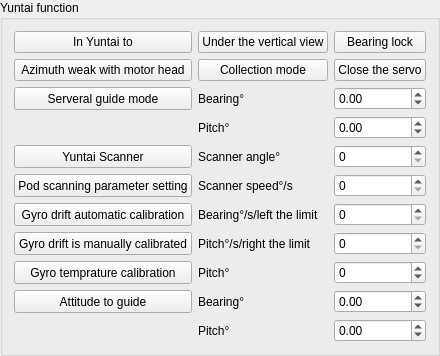
       <widget class="QGroupBox" name="groupBox_54_GimbalFunction">
        <property name="sizePolicy">
         <sizepolicy hsizetype="Minimum" vsizetype="Minimum">
          <horstretch>0</horstretch>
          <verstretch>0</verstretch>
         </sizepolicy>
        </property>
        <property name="minimumSize">
         <size>
          <width>2</width>
          <height>2</height>
         </size>
        </property>
        <property name="title">
         <string>Yuntai function</string>
        </property>
        <layout class="QGridLayout" name="gridLayout_7">
         <item row="6" column="1">
          <widget class="QLabel" name="label_54_GimbalScanParameterAngle">
           <property name="sizePolicy">
            <sizepolicy hsizetype="Ignored" vsizetype="Minimum">
             <horstretch>0</horstretch>
             <verstretch>0</verstretch>
            </sizepolicy>
           </property>
           <property name="minimumSize">
            <size>
             <width>2</width>
             <height>2</height>
            </size>
           </property>
           <property name="text">
            <string>Scanner angle°</string>
           </property>
          </widget>
         </item>
         <item row="16" column="1">
          <widget class="QLabel" name="label_54_AttitudeGuideFollow_Yaw">
           <property name="sizePolicy">
            <sizepolicy hsizetype="Ignored" vsizetype="Minimum">
             <horstretch>0</horstretch>
             <verstretch>0</verstretch>
            </sizepolicy>
           </property>
           <property name="minimumSize">
            <size>
             <width>2</width>
             <height>2</height>
            </size>
           </property>
           <property name="text">
            <string>Bearing°</string>
           </property>
          </widget>
         </item>
         <item row="0" column="0">
          <widget class="QPushButton" name="pushButton_54_GimbalCenter">
           <property name="sizePolicy">
            <sizepolicy hsizetype="Minimum" vsizetype="Minimum">
             <horstretch>0</horstretch>
             <verstretch>0</verstretch>
            </sizepolicy>
           </property>
           <property name="minimumSize">
            <size>
             <width>2</width>
             <height>2</height>
            </size>
           </property>
           <property name="text">
            <string>In Yuntai to</string>
           </property>
          </widget>
         </item>
         <item row="0" column="1">
          <widget class="QPushButton" name="pushButton_54_GimbalLookDownVertical">
           <property name="sizePolicy">
            <sizepolicy hsizetype="Minimum" vsizetype="Minimum">
             <horstretch>0</horstretch>
             <verstretch>0</verstretch>
            </sizepolicy>
           </property>
           <property name="minimumSize">
            <size>
             <width>2</width>
             <height>2</height>
            </size>
           </property>
           <property name="text">
            <string>Under the vertical view</string>
           </property>
          </widget>
         </item>
         <item row="10" column="2">
          <widget class="QSpinBox" name="spinBox_54_GimbalGyroscopeExcursionManualCalibrate_Yaw_Left">
           <property name="sizePolicy">
            <sizepolicy hsizetype="Ignored" vsizetype="Minimum">
             <horstretch>0</horstretch>
             <verstretch>0</verstretch>
            </sizepolicy>
           </property>
           <property name="minimumSize">
            <size>
             <width>2</width>
             <height>2</height>
            </size>
           </property>
           <property name="toolTip">
            <string>方位°/s/左限 0~360</string>
           </property>
           <property name="maximum">
            <number>360</number>
           </property>
          </widget>
         </item>
         <item row="12" column="0">
          <widget class="QPushButton" name="pushButton_54_GimbalGyroscopeExcursionManualCalibrate">
           <property name="sizePolicy">
            <sizepolicy hsizetype="Minimum" vsizetype="Minimum">
             <horstretch>0</horstretch>
             <verstretch>0</verstretch>
            </sizepolicy>
           </property>
           <property name="minimumSize">
            <size>
             <width>2</width>
             <height>2</height>
            </size>
           </property>
           <property name="text">
            <string>Gyro drift is manually calibrated</string>
           </property>
          </widget>
         </item>
         <item row="6" column="0">
          <widget class="QPushButton" name="pushButton_54_GimbalRunScan">
           <property name="sizePolicy">
            <sizepolicy hsizetype="Minimum" vsizetype="Minimum">
             <horstretch>0</horstretch>
             <verstretch>0</verstretch>
            </sizepolicy>
           </property>
           <property name="minimumSize">
            <size>
             <width>2</width>
             <height>2</height>
            </size>
           </property>
           <property name="text">
            <string>Yuntai Scanner</string>
           </property>
          </widget>
         </item>
         <item row="8" column="2">
          <widget class="QSpinBox" name="spinBox_54_GimbalScanParameterSpeed">
           <property name="sizePolicy">
            <sizepolicy hsizetype="Ignored" vsizetype="Minimum">
             <horstretch>0</horstretch>
             <verstretch>0</verstretch>
            </sizepolicy>
           </property>
           <property name="minimumSize">
            <size>
             <width>2</width>
             <height>2</height>
            </size>
           </property>
           <property name="toolTip">
            <string>扫描速度°/s 0~100</string>
           </property>
           <property name="maximum">
            <number>360</number>
           </property>
          </widget>
         </item>
         <item row="2" column="0">
          <widget class="QPushButton" name="pushButton_54_NumberFollow">
           <property name="sizePolicy">
            <sizepolicy hsizetype="Minimum" vsizetype="Minimum">
             <horstretch>0</horstretch>
             <verstretch>0</verstretch>
            </sizepolicy>
           </property>
           <property name="minimumSize">
            <size>
             <width>2</width>
             <height>2</height>
            </size>
           </property>
           <property name="text">
            <string>Serveral guide mode</string>
           </property>
          </widget>
         </item>
         <item row="12" column="1">
          <widget class="QLabel" name="label_54_GimbalGyroscopeExcursionManualCalibrate_Pitch_Right">
           <property name="sizePolicy">
            <sizepolicy hsizetype="Ignored" vsizetype="Minimum">
             <horstretch>0</horstretch>
             <verstretch>0</verstretch>
            </sizepolicy>
           </property>
           <property name="minimumSize">
            <size>
             <width>2</width>
             <height>2</height>
            </size>
           </property>
           <property name="text">
            <string>Pitch°/s/right the limit</string>
           </property>
          </widget>
         </item>
         <item row="1" column="1">
          <widget class="QPushButton" name="pushButton_54_CollectMode">
           <property name="sizePolicy">
            <sizepolicy hsizetype="Minimum" vsizetype="Minimum">
             <horstretch>0</horstretch>
             <verstretch>0</verstretch>
            </sizepolicy>
           </property>
           <property name="minimumSize">
            <size>
             <width>2</width>
             <height>2</height>
            </size>
           </property>
           <property name="text">
            <string>Collection mode</string>
           </property>
          </widget>
         </item>
         <item row="8" column="1">
          <widget class="QLabel" name="label_54_GimbalScanParameterSpeed">
           <property name="sizePolicy">
            <sizepolicy hsizetype="Ignored" vsizetype="Minimum">
             <horstretch>0</horstretch>
             <verstretch>0</verstretch>
            </sizepolicy>
           </property>
           <property name="minimumSize">
            <size>
             <width>2</width>
             <height>2</height>
            </size>
           </property>
           <property name="text">
            <string>Scanner speed°/s</string>
           </property>
          </widget>
         </item>
         <item row="14" column="0">
          <widget class="QPushButton" name="pushButton_54_GimbalGyroscopeExcursionTemperatureCalibrate">
           <property name="sizePolicy">
            <sizepolicy hsizetype="Minimum" vsizetype="Minimum">
             <horstretch>0</horstretch>
             <verstretch>0</verstretch>
            </sizepolicy>
           </property>
           <property name="minimumSize">
            <size>
             <width>2</width>
             <height>2</height>
            </size>
           </property>
           <property name="text">
            <string>Gyro temprature calibration</string>
           </property>
          </widget>
         </item>
         <item row="16" column="0">
          <widget class="QPushButton" name="pushButton_54_AttitudeGuideFollow">
           <property name="sizePolicy">
            <sizepolicy hsizetype="Minimum" vsizetype="Minimum">
             <horstretch>0</horstretch>
             <verstretch>0</verstretch>
            </sizepolicy>
           </property>
           <property name="minimumSize">
            <size>
             <width>2</width>
             <height>2</height>
            </size>
           </property>
           <property name="text">
            <string>Attitude to guide</string>
           </property>
          </widget>
         </item>
         <item row="8" column="0">
          <widget class="QPushButton" name="pushButton_54_GimbalScanParameterSet">
           <property name="sizePolicy">
            <sizepolicy hsizetype="Minimum" vsizetype="Minimum">
             <horstretch>0</horstretch>
             <verstretch>0</verstretch>
            </sizepolicy>
           </property>
           <property name="minimumSize">
            <size>
             <width>2</width>
             <height>2</height>
            </size>
           </property>
           <property name="text">
            <string>Pod scanning parameter setting</string>
           </property>
          </widget>
         </item>
         <item row="14" column="1">
          <widget class="QLabel" name="label_54_GimbalGyroscopeExcursionManualCalibrate_Pitch">
           <property name="sizePolicy">
            <sizepolicy hsizetype="Ignored" vsizetype="Minimum">
             <horstretch>0</horstretch>
             <verstretch>0</verstretch>
            </sizepolicy>
           </property>
           <property name="minimumSize">
            <size>
             <width>2</width>
             <height>2</height>
            </size>
           </property>
           <property name="text">
            <string>Pitch°</string>
           </property>
          </widget>
         </item>
         <item row="12" column="2">
          <widget class="QSpinBox" name="spinBox_54_GimbalGyroscopeExcursionManualCalibrate_Pitch_Right">
           <property name="sizePolicy">
            <sizepolicy hsizetype="Ignored" vsizetype="Minimum">
             <horstretch>0</horstretch>
             <verstretch>0</verstretch>
            </sizepolicy>
           </property>
           <property name="minimumSize">
            <size>
             <width>2</width>
             <height>2</height>
            </size>
           </property>
           <property name="toolTip">
            <string>俯仰°/s/右限 0~100</string>
           </property>
           <property name="maximum">
            <number>100</number>
           </property>
          </widget>
         </item>
         <item row="10" column="0">
          <widget class="QPushButton" name="pushButton_54_GimbalGyroscopeExcursionAutoCalibrate">
           <property name="sizePolicy">
            <sizepolicy hsizetype="Minimum" vsizetype="Minimum">
             <horstretch>0</horstretch>
             <verstretch>0</verstretch>
            </sizepolicy>
           </property>
           <property name="minimumSize">
            <size>
             <width>2</width>
             <height>2</height>
            </size>
           </property>
           <property name="text">
            <string>Gyro drift automatic calibration</string>
           </property>
          </widget>
         </item>
         <item row="1" column="2">
          <widget class="QPushButton" name="pushButton_54_GimbalMoterClose">
           <property name="sizePolicy">
            <sizepolicy hsizetype="Minimum" vsizetype="Minimum">
             <horstretch>0</horstretch>
             <verstretch>0</verstretch>
            </sizepolicy>
           </property>
           <property name="minimumSize">
            <size>
             <width>2</width>
             <height>2</height>
            </size>
           </property>
           <property name="text">
            <string>Close the servo</string>
           </property>
          </widget>
         </item>
         <item row="10" column="1">
          <widget class="QLabel" name="label_54_GimbalGyroscopeExcursionManualCalibrate_Yaw_Left">
           <property name="sizePolicy">
            <sizepolicy hsizetype="Ignored" vsizetype="Minimum">
             <horstretch>0</horstretch>
             <verstretch>0</verstretch>
            </sizepolicy>
           </property>
           <property name="minimumSize">
            <size>
             <width>2</width>
             <height>2</height>
            </size>
           </property>
           <property name="text">
            <string>Bearing°/s/left the limit</string>
           </property>
          </widget>
         </item>
         <item row="4" column="1">
          <widget class="QLabel" name="label_54_NumberFollowPitch">
           <property name="sizePolicy">
            <sizepolicy hsizetype="Ignored" vsizetype="Minimum">
             <horstretch>0</horstretch>
             <verstretch>0</verstretch>
            </sizepolicy>
           </property>
           <property name="minimumSize">
            <size>
             <width>2</width>
             <height>2</height>
            </size>
           </property>
           <property name="text">
            <string>Pitch°</string>
           </property>
          </widget>
         </item>
         <item row="4" column="2">
          <widget class="QDoubleSpinBox" name="doubleSpinBox_54_NumberFollowPitch">
           <property name="sizePolicy">
            <sizepolicy hsizetype="Ignored" vsizetype="Minimum">
             <horstretch>0</horstretch>
             <verstretch>0</verstretch>
            </sizepolicy>
           </property>
           <property name="minimumSize">
            <size>
             <width>2</width>
             <height>2</height>
            </size>
           </property>
           <property name="toolTip">
            <string>俯仰° -120~90</string>
           </property>
           <property name="minimum">
            <double>-120.000000000000000</double>
           </property>
           <property name="maximum">
            <double>90.000000000000000</double>
           </property>
          </widget>
         </item>
         <item row="18" column="1">
          <widget class="QLabel" name="label_54_AttitudeGuideFollow_Pitch">
           <property name="sizePolicy">
            <sizepolicy hsizetype="Ignored" vsizetype="Minimum">
             <horstretch>0</horstretch>
             <verstretch>0</verstretch>
            </sizepolicy>
           </property>
           <property name="minimumSize">
            <size>
             <width>2</width>
             <height>2</height>
            </size>
           </property>
           <property name="text">
            <string>Pitch°</string>
           </property>
          </widget>
         </item>
         <item row="6" column="2">
          <widget class="QSpinBox" name="spinBox_54_GimbalScanParameterAngle">
           <property name="sizePolicy">
            <sizepolicy hsizetype="Ignored" vsizetype="Minimum">
             <horstretch>0</horstretch>
             <verstretch>0</verstretch>
            </sizepolicy>
           </property>
           <property name="minimumSize">
            <size>
             <width>2</width>
             <height>2</height>
            </size>
           </property>
           <property name="toolTip">
            <string>扫描角度° 0~360</string>
           </property>
           <property name="maximum">
            <number>100</number>
           </property>
          </widget>
         </item>
         <item row="2" column="1">
          <widget class="QLabel" name="label_54_NumberFollowYaw">
           <property name="sizePolicy">
            <sizepolicy hsizetype="Ignored" vsizetype="Minimum">
             <horstretch>0</horstretch>
             <verstretch>0</verstretch>
            </sizepolicy>
           </property>
           <property name="minimumSize">
            <size>
             <width>2</width>
             <height>2</height>
            </size>
           </property>
           <property name="text">
            <string>Bearing°</string>
           </property>
          </widget>
         </item>
         <item row="1" column="0">
          <widget class="QPushButton" name="pushButton_54_YawFollow">
           <property name="sizePolicy">
            <sizepolicy hsizetype="Minimum" vsizetype="Minimum">
             <horstretch>0</horstretch>
             <verstretch>0</verstretch>
            </sizepolicy>
           </property>
           <property name="minimumSize">
            <size>
             <width>2</width>
             <height>2</height>
            </size>
           </property>
           <property name="text">
            <string>Azimuth weak with motor head</string>
           </property>
          </widget>
         </item>
         <item row="0" column="2">
          <widget class="QPushButton" name="pushButton_54_GimbalYawLock">
           <property name="sizePolicy">
            <sizepolicy hsizetype="Minimum" vsizetype="Minimum">
             <horstretch>0</horstretch>
             <verstretch>0</verstretch>
            </sizepolicy>
           </property>
           <property name="minimumSize">
            <size>
             <width>2</width>
             <height>2</height>
            </size>
           </property>
           <property name="text">
            <string>Bearing lock</string>
           </property>
          </widget>
         </item>
         <item row="2" column="2">
          <widget class="QDoubleSpinBox" name="doubleSpinBox_54_NumberFollowYaw">
           <property name="sizePolicy">
            <sizepolicy hsizetype="Ignored" vsizetype="Minimum">
             <horstretch>0</horstretch>
             <verstretch>0</verstretch>
            </sizepolicy>
           </property>
           <property name="minimumSize">
            <size>
             <width>2</width>
             <height>2</height>
            </size>
           </property>
           <property name="toolTip">
            <string>方位° -180~180</string>
           </property>
           <property name="minimum">
            <double>-180.000000000000000</double>
           </property>
           <property name="maximum">
            <double>180.000000000000000</double>
           </property>
          </widget>
         </item>
         <item row="14" column="2">
          <widget class="QSpinBox" name="spinBox_54_GimbalGyroscopeExcursionManualCalibrate_Pitch">
           <property name="sizePolicy">
            <sizepolicy hsizetype="Ignored" vsizetype="Minimum">
             <horstretch>0</horstretch>
             <verstretch>0</verstretch>
            </sizepolicy>
           </property>
           <property name="minimumSize">
            <size>
             <width>2</width>
             <height>2</height>
            </size>
           </property>
           <property name="toolTip">
            <string>俯仰° -120~90</string>
           </property>
           <property name="minimum">
            <number>-120</number>
           </property>
           <property name="maximum">
            <number>90</number>
           </property>
          </widget>
         </item>
         <item row="16" column="2">
          <widget class="QDoubleSpinBox" name="doubleSpinBox_54_AttitudeGuideFollow_Yaw">
           <property name="sizePolicy">
            <sizepolicy hsizetype="Ignored" vsizetype="Minimum">
             <horstretch>0</horstretch>
             <verstretch>0</verstretch>
            </sizepolicy>
           </property>
           <property name="minimumSize">
            <size>
             <width>2</width>
             <height>2</height>
            </size>
           </property>
           <property name="toolTip">
            <string>方位° -180~180</string>
           </property>
           <property name="minimum">
            <double>-180.000000000000000</double>
           </property>
           <property name="maximum">
            <double>180.000000000000000</double>
           </property>
          </widget>
         </item>
         <item row="18" column="2">
          <widget class="QDoubleSpinBox" name="doubleSpinBox_54_AttitudeGuideFollow_Pitch">
           <property name="sizePolicy">
            <sizepolicy hsizetype="Ignored" vsizetype="Minimum">
             <horstretch>0</horstretch>
             <verstretch>0</verstretch>
            </sizepolicy>
           </property>
           <property name="minimumSize">
            <size>
             <width>2</width>
             <height>2</height>
            </size>
           </property>
           <property name="toolTip">
            <string>俯仰° -120~90</string>
           </property>
           <property name="minimum">
            <double>-120.000000000000000</double>
           </property>
           <property name="maximum">
            <double>90.000000000000000</double>
           </property>
          </widget>
         </item>
        </layout>
       </widget>
